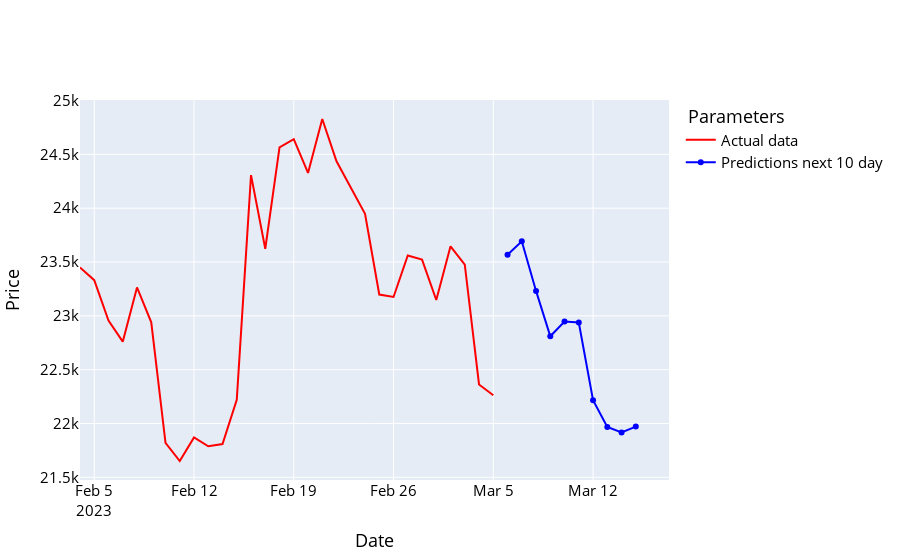

The notebook cell saved with this chart:
### Code cell
names = cycle(['Predictions next 10 day', 'Actual data '])

fig = go.Figure()

fig.add_trace(go.Scatter(x=y_future_data.index, y=y_future_data['Adj Close'], name='Actual data ',
                         line=dict(width=2, color='red')))
fig.add_trace(go.Scatter(x=prediction_df.index, y=prediction_df['Adj Close'], name='Predictions next 10 day',
                         line=dict(width=2, color='blue')))
fig.update_layout(xaxis_title='Date', yaxis_title='Price',
                  font_size=15, font_color='black', legend_title_text=' Parameters')
fig.show()

### Figure 1 — Plotly figure (JSON) as saved in the notebook; plotly's stock layout.template omitted (floating-point values rounded to 4 significant figures)
{"data": [{"line": {"color": "red", "width": 2}, "name": "Actual data ", "type": "scatter", "x": ["2023-02-04T00:00:00", "2023-02-05T00:00:00", "2023-02-06T00:00:00", "2023-02-07T00:00:00", "2023-02-08T00:00:00", "2023-02-09T00:00:00", "2023-02-10T00:00:00", "2023-02-11T00:00:00", "2023-02-12T00:00:00", "2023-02-13T00:00:00", "2023-02-14T00:00:00", "2023-02-15T00:00:00", "2023-02-16T00:00:00", "2023-02-17T00:00:00", "2023-02-18T00:00:00", "2023-02-19T00:00:00", "2023-02-20T00:00:00", "2023-02-21T00:00:00", "2023-02-22T00:00:00", "2023-02-23T00:00:00", "2023-02-24T00:00:00", "2023-02-25T00:00:00", "2023-02-26T00:00:00", "2023-02-27T00:00:00", "2023-02-28T00:00:00", "2023-03-01T00:00:00", "2023-03-02T00:00:00", "2023-03-03T00:00:00", "2023-03-04T00:00:00", "2023-03-05T00:00:00"], "y": [23450.0, 23330.0, 22960.0, 22760.0, 23260.0, 22940.0, 21820.0, 21650.0, 21870.0, 21790.0, 21810.0, 22220.0, 24310.0, 23620.0, 24570.0, 24640.0, 24330.0, 24830.0, 24440.0, 24190.0, 23950.0, 23200.0, 23180.0, 23560.0, 23520.0, 23150.0, 23650.0, 23480.0, 22360.0, 22260.0]}, {"line": {"color": "blue", "width": 2}, "name": "Predictions next 10 day", "type": "scatter", "x": ["2023-03-06T00:00:00", "2023-03-07T00:00:00", "2023-03-08T00:00:00", "2023-03-09T00:00:00", "2023-03-10T00:00:00", "2023-03-11T00:00:00", "2023-03-12T00:00:00", "2023-03-13T00:00:00", "2023-03-14T00:00:00", "2023-03-15T00:00:00"], "y": [23570.0, 23690.0, 23230.0, 22810.0, 22950.0, 22940.0, 22220.0, 21970.0, 21920.0, 21970.0]}], "layout": {"font": {"color": "black", "size": 15}, "legend": {"title": {"text": " Parameters"}}, "xaxis": {"title": {"text": "Date"}}, "yaxis": {"title": {"text": "Price"}}}}
